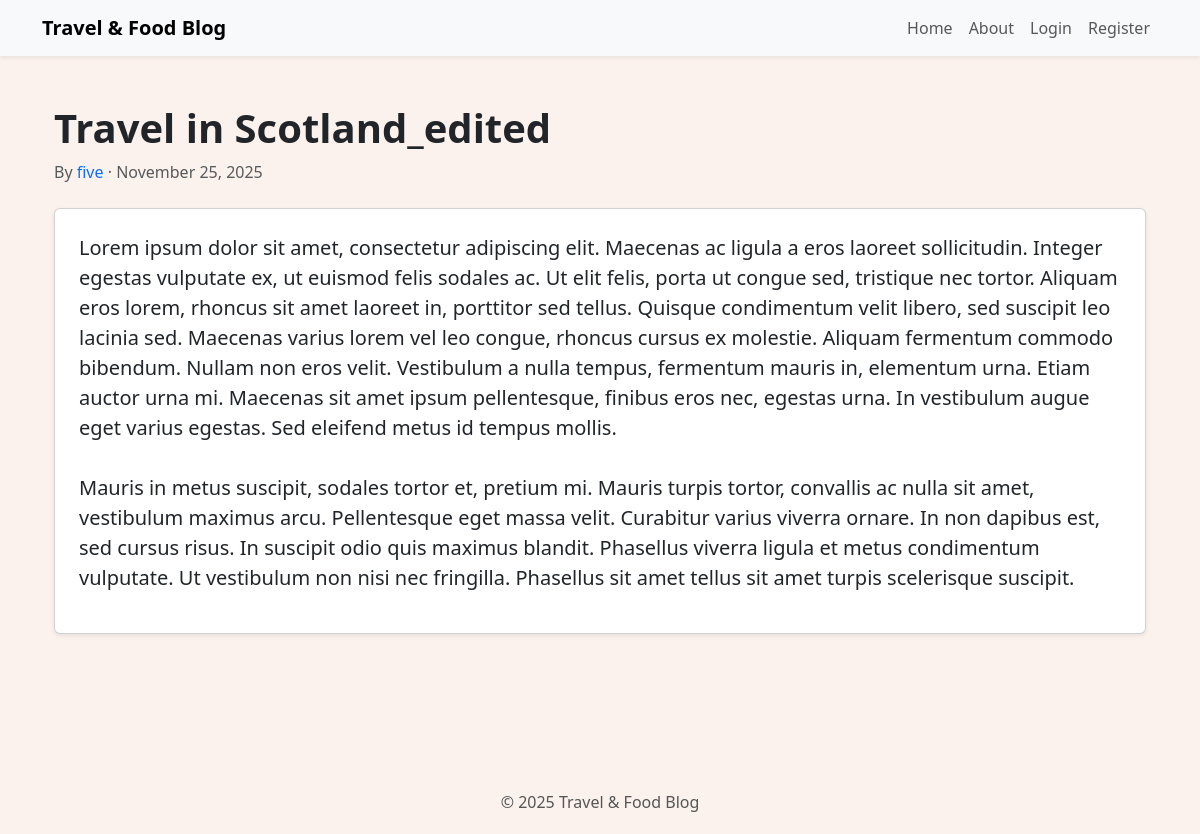
Page /3 on the committed database.
### travelcompanyblog/models.py (models this page shows, shortened)
class BlogPost(db.Model):
    users = db.relationship(User)
    id = db.Column(db.Integer, primary_key=True)
    user_id = db.Column(db.Integer, db.ForeignKey('users.id'), nullable=False)
    date = db.Column(db.DateTime, nullable=False, default=datetime.utcnow)
    title = db.Column(db.String(140), nullable=False)
    text = db.Column(db.Text, nullable=False)

class User(db.Model, UserMixin):
    __tablename__ = 'users'
    id = db.Column(db.Integer, primary_key=True)
    profile_image = db.Column(db.String(64), nullable=False, default='default_profile.png')
    email = db.Column(db.String(64), unique=True, index=True)
    username = db.Column(db.String(64), unique=True, index=True)
    password_hash = db.Column(db.String(128))
    posts = db.relationship('BlogPost', backref='author', lazy=True)

### travelcompanyblog/users/views.py (the view)
@users.route('/<username>')
def user_posts(username):
    page = request.args.get('page', 1, type=int)
    user = User.query.filter_by(username=username).first_or_404()
    blog_posts = BlogPost.query.filter_by(author=user).order_by(BlogPost.date.desc()).paginate(page=page, per_page=5)
    return render_template('user_blog_posts.html', blog_posts=blog_posts, user=user)

### travelcompanyblog/blog_posts/views.py (called while the page is built)
@blog_posts.route('/<int:blog_post_id>')
def blog_post(blog_post_id):
    blog_post = BlogPost.query.get_or_404(blog_post_id)
    return render_template('blog_post.html', title=blog_post.title, date=blog_post.date, post=blog_post)

### travelcompanyblog/templates/blog_post.html (shortened to what this page needs)
{% extends "base.html" %}
{% block content %}
<div class="container py-5">
    <div class="mb-4">
        <h1 class="fw-bold">{{ post.title }}</h1>
        <div class="text-muted">
            <span>By
                <a href="{{ url_for('users.user_posts', username=post.author.username) }}" class="text-decoration-none">
                    {{ post.author.username }}
                </a>
            </span>
            ·
            <span>{{ post.date.strftime('%B %d, %Y') }}</span>
        </div>
    </div>
    <div class="card shadow-sm p-4 mb-5">
        <p class="fs-5" style="white-space: pre-wrap;">{{ post.text }}</p>
    </div>
</div>
{% endblock %}

### travelcompanyblog/templates/base.html (style rules this page uses)
body { background: #FBF2ED; }

### rows in the picture
BlogPost: title "Travel in Scotland_edited", date "November 25, 2025", text "Lorem ipsum dolor sit amet, consectetur adipiscing elit. Maecenas ac ligula a eros laoreet sollicitudin. Integer egestas vulputate ex, ut euismod felis sodales ac. Ut elit felis, porta ut congue sed, tristique nec tortor. Aliquam eros lorem, rhoncus sit amet laoreet in, porttitor sed tellus. Quisque condimentum velit libero, sed suscipit leo lacinia sed. Maecenas varius lorem vel leo congue, rhoncus cursus ex molestie. Aliquam fermentum commodo bibendum. Nullam non eros velit. Vestibulum a nulla tempus, fermentum mauris in, elementum urna. Etiam auctor urna mi. Maecenas sit amet ipsum pellentesque, finibus eros nec, egestas urna. In vestibulum augue eget varius egestas. Sed eleifend metus…"
User: author.username "five"

### other values in the picture
{{ current_year if current_year else "2025" }} "2025"
